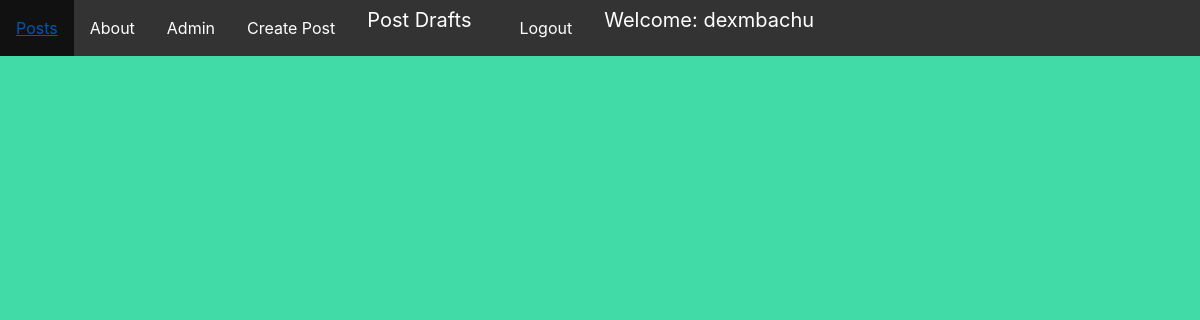
The app's page /blogclone/ (signed in), older data.
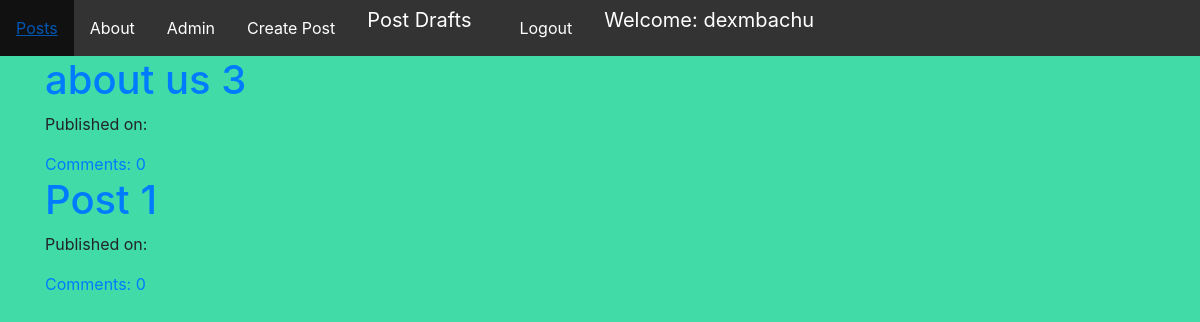
The same page, newer data.
### blogclone/models.py (models this page shows, shortened)
class Post(models.Model):
    author = models.ForeignKey('auth.User', related_name='posts', on_delete=models.CASCADE)
    title = models.CharField(max_length=200)
    text = models.TextField()
    create_date = models.DateTimeField(default=timezone.now)
    published_date = models.DateTimeField(blank=True, null=True)
    def approve_comments(self):
        return self.comments.filter(approved_comment=True)

### blogclone/views.py (the view)
class PostListView(ListView):
    model = Post
    def get_queryset(self):
        return Post.objects.filter(published_date__lte=timezone.now()).order_by('-published_date')

### blogclone/templates/blogclone/post_list.html (shortened to what this page needs)
{% extends 'blogclone/base.html' %}
{% load static %}
{% block content %}
<div class="center-div">
    {% for post in post_list %}
        <div class="post">
            <h1><a href="{% url 'blogclone:post_detail' pk=post.pk %}">{{ post.title }}</a></h1>
            <div>
                <p>Published on: {{ post.published|date:"D M Y" }}</p>
            </div>
        <a href="{% url 'blogclone:post_detail' pk=post.pk %}">Comments: {{ post.approve_comments.count }}</a>
        </div>
    {% endfor %}
</div>
{% endblock %}

Row changes from the older to the newer data that the page shows:
added Post: title "about us 3", approve_comments.count "0"
now on this page (row edited): Post: title "Post 1", approve_comments.count "0"
